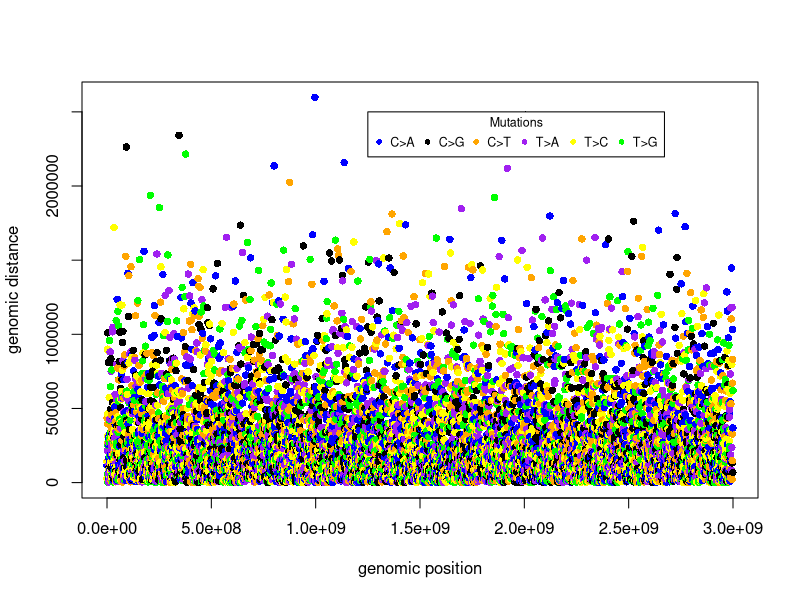

Write R code to recreate this figure.
# rainfall.R
# Create dummy data to start working on Rainfall Plots
# Randall Johnson
# BSP CCR Genetics Core at Frederick National Laboratory
# CCR Collaborative Genetics Resource at NCI
# Leidos Biomedical Research, Inc
# Created January 28, 2015
# Last Modified January 28, 2015

Rainfall <- function(position, distance, cols = c('blue', 'black', 'orange', 'purple', 'yellow', 'green'), mutations = c('C>A', 'C>G', 'C>T', 'T>A', 'T>C', 'T>G')) 
{
dat <- data.frame(pos = runif(n, 0, 3e9),
                  mutation = sample(c('C>A', 'C>G', 'C>T', 'T>A', 'T>C', 'T>G'), size = n, replace = TRUE),
                  stringsAsFactors = FALSE)

dat <- dat[order(dat$pos),]

position <- dat$pos

#set the y axis equal to the difference in position data
n <- length(dat$pos)
distance <- c(NA, dat$pos[-1]-dat$pos[-n])

#assign colors to the mutations
cols <- c('blue', 'black', 'orange', 'purple', 'yellow', 'green')
names(cols) <- c('C>A', 'C>G', 'C>T', 'T>A', 'T>C', 'T>G')

#create rainfall plot
plot(position,distance, xlab='genomic position', ylab='genomic distance', col=cols[dat$mutation], pch=16)

#add a legend
legend(1.25e+09, 2500000, title="Mutations", cex=0.75, pch=16, col=c("blue", "black", "orange", "purple", "yellow", "green"), legend= c('C>A', 'C>G', 'C>T', 'T>A', 'T>C', 'T>G'), ncol=6)

#check that position & distance lengths are ok
if(length(dat$pos) != length(dat$distance))
	warning("length of position does not equal length of distance")
	

}

# number of sites
n <- 10000

# set random seed and generate data
set.seed(928347)

# this could be a lot better...should add chromosome numbers based on the genomic position
dat <- data.frame(pos = runif(n, 0, 3e9),
                  mutation = sample(c('C>A', 'C>G', 'C>T', 'T>A', 'T>C', 'T>G'), size = n, replace = TRUE),
                  stringsAsFactors = FALSE)

dat <- dat[order(dat$pos),]

#set the x axis equal to position data
x <- dat$pos

#set the y axis equal to the difference in position data
n <- length(dat$pos)
y <- c(NA, dat$pos[-1]-dat$pos[-n])

#assign colors to the mutations
cols <- c('blue', 'black', 'orange', 'purple', 'yellow', 'green')
names(cols) <- c('C>A', 'C>G', 'C>T', 'T>A', 'T>C', 'T>G')

#create rainfall plot
plot(x,y, xlab='genomic position', ylab='genomic distance', col=cols[dat$mutation], pch=16)

#add a legend
legend(1.25e+09, 2500000, title="Mutations", cex=0.75, pch=16, col=c("blue", "black", "orange", "purple", "yellow", "green"), legend= c('C>A', 'C>G', 'C>T', 'T>A', 'T>C', 'T>G'), ncol=6)

 
 
 
